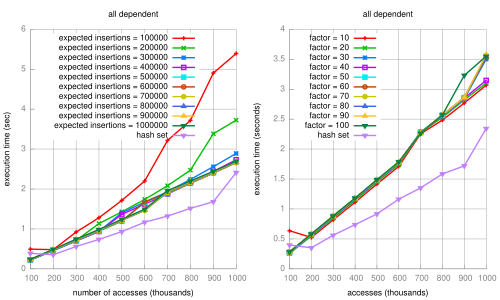

Generate this figure with gnuplot:
set terminal pdf
set output 'dissertation-gnuplottex-fig8.pdf'
set multiplot layout 1,2
load '../dynamic/formatted-results/vector-survey-all/time.gnuplot'

load '../dynamic/formatted-results/multiples-all/bloomfilter-time.gnuplot'
unset multiplot
